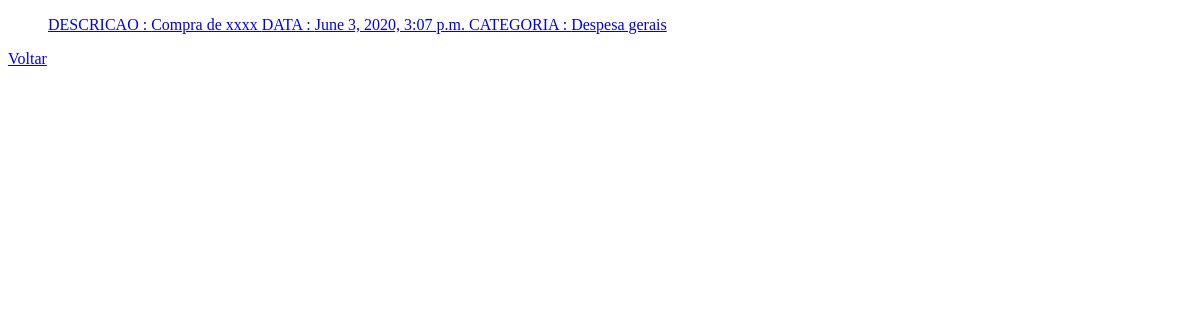
Before: /listagem/ with the older database file.
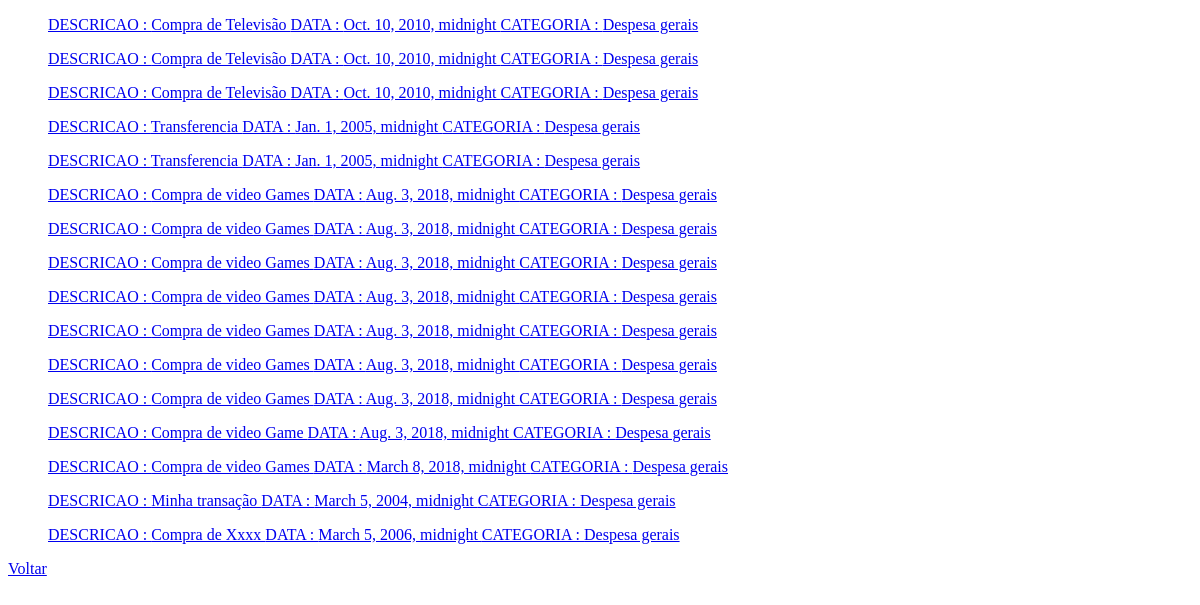
After: the same page with the newer database file.
### contas/models.py (models this page shows, shortened)
class Transacao(models.Model):
	data = models.DateTimeField()
	descricao = models.CharField(max_length = 200)
	valor = models.DecimalField(max_digits=7,decimal_places=2)
	categoria = models.ForeignKey(Categoria,on_delete=models.CASCADE)
	observacoes = models.TextField(null=True, blank=True)
	class Meta:
		verbose_name_plural = 'Transacoes'

class Categoria(models.Model):
	nome = models.CharField(max_length = 100)
	dt_criacao = models.DateTimeField(auto_now_add = True)
	def __str__(self):
		return self.nome

### contas/views.py (the view)
# urls.py: path('listagem/',listagem, name='url_lista')
def listagem(request):
	data = {}
	data['transacao'] = Transacao.objects.all()
	return render(request, 'contas/lista.html',data)

### contas/templates/contas/lista.html (shortened to what this page needs)
<!DOCTYPE html>
<html>
<head>
</head>
	<body>
		{% for trc in transacao %}
			<ul>
				</li><a href="{% url 'update_url' trc.id %}">DESCRICAO : {{trc.descricao}}	DATA : {{trc.data}} CATEGORIA : {{trc.categoria}}</a></li>
			</ul>
		{% endfor %}
		<a href="{% url 'nova_url' %}">Voltar</a>
	</body>
</html>

Changed rows visible on the page:
removed Transacao: descricao "Compra de xxxx", data "June 3, 2020, 3:07 p.m.", categoria "Despesa gerais"
added Transacao: descricao "Compra de Televisão", data "Oct. 10, 2010, midnight", categoria "Despesa gerais"
added Transacao: descricao "Compra de Televisão", data "Oct. 10, 2010, midnight", categoria "Despesa gerais"
added Transacao: descricao "Compra de Televisão", data "Oct. 10, 2010, midnight", categoria "Despesa gerais"
added Transacao: descricao "Transferencia", data "Jan. 1, 2005, midnight", categoria "Despesa gerais"
added Transacao: descricao "Transferencia", data "Jan. 1, 2005, midnight", categoria "Despesa gerais"
added Transacao: descricao "Compra de video Games", data "Aug. 3, 2018, midnight", categoria "Despesa gerais"
added Transacao: descricao "Compra de video Games", data "Aug. 3, 2018, midnight", categoria "Despesa gerais"
added Transacao: descricao "Compra de video Games", data "Aug. 3, 2018, midnight", categoria "Despesa gerais"
added Transacao: descricao "Compra de video Games", data "Aug. 3, 2018, midnight", categoria "Despesa gerais"
added Transacao: descricao "Compra de video Games", data "Aug. 3, 2018, midnight", categoria "Despesa gerais"
added Transacao: descricao "Compra de video Games", data "Aug. 3, 2018, midnight", categoria "Despesa gerais"
added Transacao: descricao "Compra de video Games", data "Aug. 3, 2018, midnight", categoria "Despesa gerais"
added Transacao: descricao "Compra de video Game", data "Aug. 3, 2018, midnight", categoria "Despesa gerais"
added Transacao: descricao "Compra de video Games", data "March 8, 2018, midnight", categoria "Despesa gerais"
added Transacao: descricao "Minha transação", data "March 5, 2004, midnight", categoria "Despesa gerais"
added Transacao: descricao "Compra de Xxxx", data "March 5, 2006, midnight", categoria "Despesa gerais"
